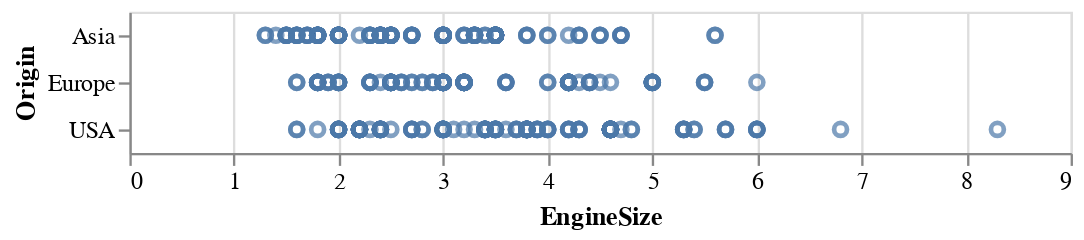

Notebook code for this chart:
### Code cell
# Basic chart
alt.Chart(cars).mark_point().encode(y = 'Origin', x = 'EngineSize')

### Figure 1 — Vega-Lite specification as saved in the notebook (floating-point values rounded to 4 significant figures; data arrays with more than 128 entries replaced by an {"elided": "..."} marker saying what was removed)
{"config": {"view": {"continuousWidth": 400, "continuousHeight": 300}}, "data": {"name": "data-362fecc64292928e5a32b64921b7b919"}, "mark": "point", "encoding": {"x": {"type": "quantitative", "field": "EngineSize"}, "y": {"type": "nominal", "field": "Origin"}}, "$schema": "https://vega.github.io/schema/vega-lite/v4.8.1.json", "datasets": {"data-362fecc64292928e5a32b64921b7b919": {"elided": "428 records"}}}
